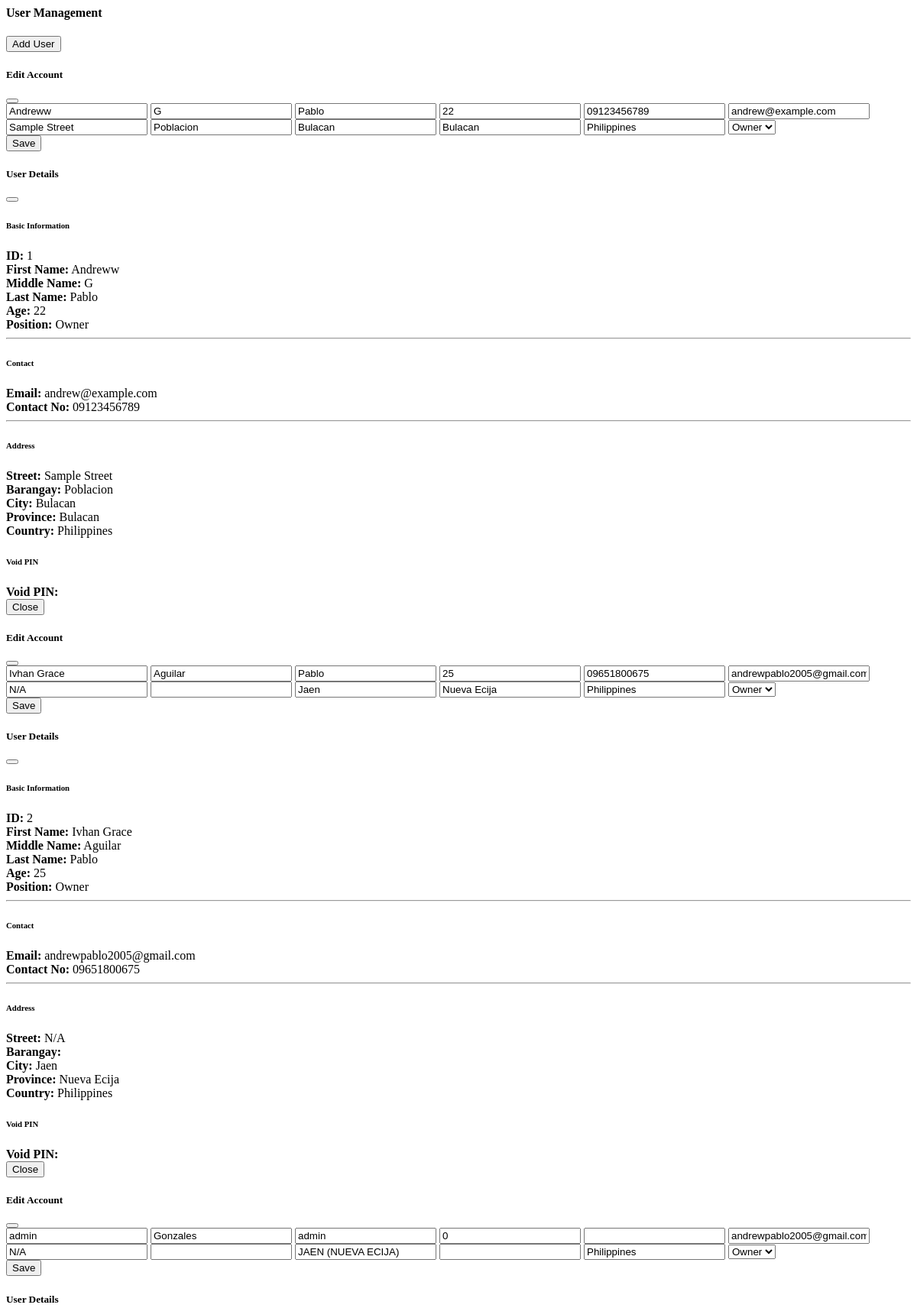
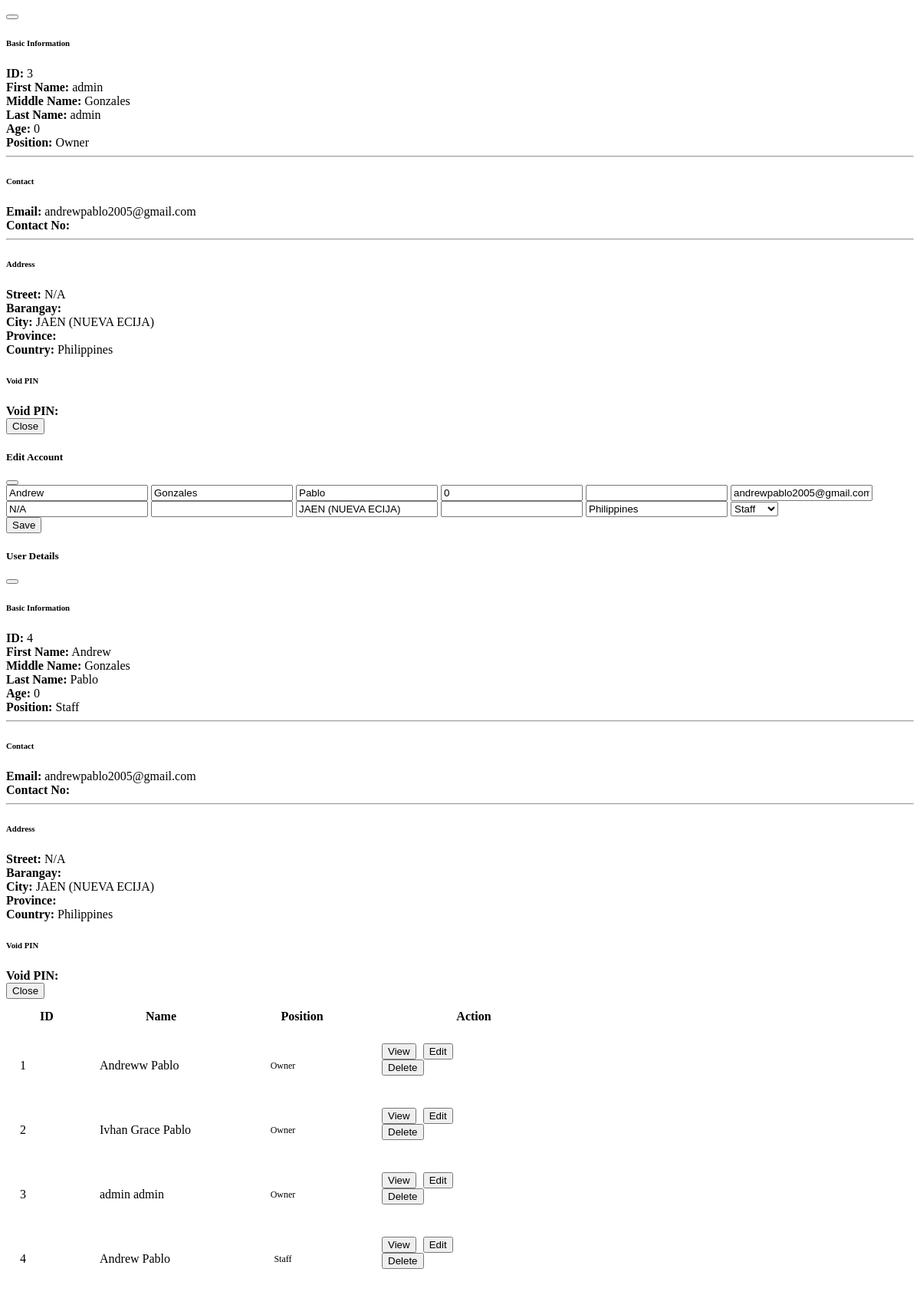
The app's page /reusablepage/usermanagement.php (upper part) with its own data (2 pictures, top to bottom).
### tables this page shows
CREATE TABLE `users_info` (
  `id` int(11) NOT NULL,
  `user_id` int(11) DEFAULT NULL,
  `firstname` varchar(255) NOT NULL,
  `middlename` varchar(255) NOT NULL,
  `lastname` varchar(255) NOT NULL,
  `age` int(11) NOT NULL,
  `street` varchar(155) NOT NULL,
  `barangay` varchar(155) NOT NULL,
  `city` varchar(155) NOT NULL,
  `province` varchar(155) NOT NULL,
  `country` varchar(155) NOT NULL,
  `email` varchar(155) NOT NULL,
  `contactnumber` varchar(11) NOT NULL
);

CREATE TABLE `users` (
  `id` int(11) NOT NULL,
  `username` varchar(155) NOT NULL,
  `password` varchar(255) NOT NULL,
  `position` varchar(20) DEFAULT NULL,
  `failed_attempts` int(11) DEFAULT 0,
  `last_attempt` timestamp NULL DEFAULT NULL
);

### function/usermanagement.php (called while the page is built, shortened)
<?php
class UserManagement
{
    private $con;
    public function __construct($db)
    {
        $this->con = $db;
    }
    public function getAllUsers(): array
    {
        return $this->con
            ->query("SELECT u.*, ui.* FROM users u
                     LEFT JOIN users_info ui ON u.id = ui.user_id")
            ->fetchAll();
    }
}

### reusablepage/usermanagement.php (the view, shortened to what this page needs)
<?php
require_once __DIR__ . "/../conn/database.php";
require_once __DIR__ . "/../function/usermanagement.php";
$usersmanagement = new UserManagement($db);
$users = $usersmanagement->getAllUsers();
?>
<link rel="stylesheet" href="/MMBPOS/css/table.css">
<div class="container-fluid px-4 mt-3">
    <div class="card shadow-sm">
        <div class="card-body">
            <div class="d-flex justify-content-between align-items-center mb-3">
                <h4 class="mb-0">User Management</h4>
                <button class="btn btn-primary" data-bs-toggle="modal" data-bs-target="#adduser">
                    Add User
                </button>
            </div>
            <div class="table-responsive">
                <table class="table table-striped table-hover align-middle w-100 myTable userstable">
                    <thead class="table-dark">
                        <tr>
                            <th class="col-id">ID</th>
                            <th class="col-name">Name</th>
                            <th class="col-position">Position</th>
                            <th class="col-action text-center">Action</th>
                        </tr>
                    </thead>
                    <tbody>
                        <?php foreach ($users as $u): ?>
                            <tr>
                                <td class="col-id"><?= $u['id'] ?></td>
                                <td class="col-name"><?= ($u['firstname']), " ", ($u['lastname']) ?></td>
                                <td class="col-position">
                                    <?php
                                    $pos = $u['position'];
                                    if ($pos === 'Admin') {
                                        $badgeClass = 'bg-danger';
                                    } elseif ($pos === 'Owner') {
                                        $badgeClass = 'bg-dark';
                                    } elseif ($pos === 'Staff') {
                                        $badgeClass = 'bg-success';
                                    } else {
                                        $badgeClass = 'bg-secondary';
                                    }
                                    ?>
                                    <span class="badge <?= $badgeClass ?> badge-uniform">
                                        <?= htmlspecialchars($pos) ?>
                                    </span>
                                </td>
                                <td class="col-action text-center ">
                                    <button class="btn btn-info btn-sm" data-bs-toggle="modal"
                                        data-bs-target="#view<?= $u['id'] ?>">
                                        View
                                    </button>
                                    <button class="btn btn-primary btn-sm" data-bs-toggle="modal"
                                        data-bs-target="#edit<?= $u['id'] ?>">
                                        Edit
                                    </button>
                                    <form method="POST" class="d-inline">
                                        <button type="submit" name="deleteUser" class="btn btn-danger btn-sm"
                                            onclick="return confirm('Delete this user?')">
                                            Delete
                                        </button>
                                    </form>
                                </td>
                            </tr>
                            <?php include 'editaccount.php'; ?>
                            <?php include 'viewaccount.php'; ?>
                        <?php endforeach; ?>
                    </tbody>
                </table>
            </div>
        </div>
    </div>
</div>

### reusablepage/editaccount.php (shortened to what this page needs)
<div class="modal fade" id="edit<?= $u['id'] ?>" tabindex="-1">
    <div class="modal-dialog">
        <div class="modal-content">
            <form method="POST">
                <div class="modal-header">
                    <h5>Edit Account</h5>
                    <button type="button" class="btn-close" data-bs-dismiss="modal"></button>
                </div>
                <div class="modal-body">
                    <input name="firstname" class="form-control mb-2" value="<?= $u['firstname'] ?>">
                    <input name="middlename" class="form-control mb-2" value="<?= $u['middlename'] ?>">
                    <input name="lastname" class="form-control mb-2" value="<?= $u['lastname'] ?>">
                    <input type="number" name="age" class="form-control mb-2" value="<?= $u['age'] ?>">
                    <input name="contactnumber" class="form-control mb-2" value="<?= $u['contactnumber'] ?>">
                    <input type="email" name="email" class="form-control mb-2" value="<?= $u['email'] ?>">
                    <input name="street" class="form-control mb-2" value="<?= $u['street'] ?>">
                    <input name="barangay" class="form-control mb-2" value="<?= $u['barangay'] ?>">
                    <input name="city" class="form-control mb-2" value="<?= $u['city'] ?>">
                    <input name="province" class="form-control mb-2" value="<?= $u['province'] ?>">
                    <input name="country" class="form-control mb-2" value="<?= $u['country'] ?>">
                    <select name="position" class="form-control mb-2">
                        <option value="Owner" <?= $u['position']=='Owner'?'selected':'' ?>>Owner</option>
                        <option value="Staff" <?= $u['position']=='Staff'?'selected':'' ?>>Staff</option>
                    </select>
                </div>
                <div class="modal-footer">
                    <button type="submit" name="updateUser" class="btn btn-success">
                        Save
                    </button>
                </div>
            </form>
        </div>
    </div>
</div>

### reusablepage/viewaccount.php
<div class="modal fade" id="view<?= $u['id'] ?>" tabindex="-1">
    <div class="modal-dialog modal-lg">
        <div class="modal-content">
            <div class="modal-header">
                <h5 class="modal-title">User Details</h5>
                <button type="button" class="btn-close" data-bs-dismiss="modal"></button>
            </div>
            <div class="modal-body">
                <h6 class="mb-3">Basic Information</h6>
                <div class="row">
                    <div class="col-md-4"><strong>ID:</strong> <?= $u['id'] ?></div>
                    <div class="col-md-4"><strong>First Name:</strong> <?= htmlspecialchars($u['firstname']) ?></div>
                    <div class="col-md-4"><strong>Middle Name:</strong> <?= htmlspecialchars($u['middlename']) ?></div>
                    <div class="col-md-4 mt-2"><strong>Last Name:</strong> <?= htmlspecialchars($u['lastname']) ?></div>
                    <div class="col-md-4 mt-2"><strong>Age:</strong> <?= $u['age'] ?></div>
                    <div class="col-md-4 mt-2"><strong>Position:</strong> <?= htmlspecialchars($u['position']) ?></div>
                </div>
                <hr>
                <h6 class="mb-3">Contact</h6>
                <div class="row">
                    <div class="col-md-6"><strong>Email:</strong> <?= htmlspecialchars($u['email']) ?></div>
                    <div class="col-md-6"><strong>Contact No:</strong> <?= htmlspecialchars($u['contactnumber']) ?></div>
                </div>
                <hr>
                <h6 class="mb-3">Address</h6>
                <div class="row">
                    <div class="col-md-4"><strong>Street:</strong> <?= htmlspecialchars($u['street']) ?></div>
                    <div class="col-md-4"><strong>Barangay:</strong> <?= htmlspecialchars($u['barangay']) ?></div>
                    <div class="col-md-4"><strong>City:</strong> <?= htmlspecialchars($u['city']) ?></div>
                    <div class="col-md-4 mt-2"><strong>Province:</strong> <?= htmlspecialchars($u['province']) ?></div>
                    <div class="col-md-4 mt-2"><strong>Country:</strong> <?= htmlspecialchars($u['country']) ?></div>
                </div>
                <h6 class="mb-3">Void PIN</h6>
                <div class="row">
                    <div class="col-md-4"><strong>Void PIN:</strong> <?= htmlspecialchars($u['void_password']) ?></div>
                </div>
            </div>
            <div class="modal-footer">
                <button class="btn btn-secondary" data-bs-dismiss="modal">Close</button>
            </div>
        </div>
    </div>
</div>

### css/table.css (style rules this page uses)
.myTable td, .myTable th { padding: 12px 16px; }
.col-id { width: 70px; }
.col-name { min-width: 160px; }
.col-position { min-width: 140px; }
.col-action { min-width: 240px; }
.col-action .btn { margin-right: 5px; }
.myTable tbody tr { height: 60px; }
.badge-uniform { display: inline-flex; align-items: center; justify-content: center; min-width: 90px; height: 28px; font-size: 12px; padding: 0; }

### records on screen
users_info: id "1", firstname "Andreww", lastname "Pablo", user.position "Owner", middlename "G", age "22", contactnumber "09123456789", email "andrew@example.com", street "Sample Street", barangay "Poblacion", city "Bulacan", province "Bulacan", country "Philippines"
users_info: id "2", firstname "Ivhan Grace", lastname "Pablo", user.position "Owner", middlename "Aguilar", age "25", contactnumber "09651800675", email "andrewpablo2005@gmail.com", street "N/A", city "Jaen", province "Nueva Ecija", country "Philippines"
users_info: id "3", firstname "admin", lastname "admin", user.position "Owner", middlename "Gonzales", age "0", email "andrewpablo2005@gmail.com", street "N/A", city "JAEN (NUEVA ECIJA)", country "Philippines"
users_info: id "4", firstname "Andrew", lastname "Pablo", user.position "Staff", middlename "Gonzales", age "0", email "andrewpablo2005@gmail.com", street "N/A", city "JAEN (NUEVA ECIJA)", country "Philippines"
